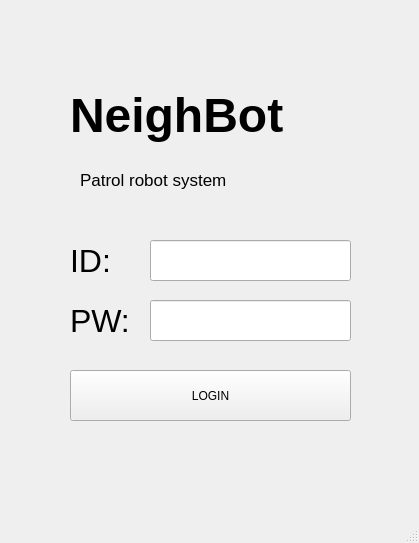
<?xml version="1.0" encoding="UTF-8"?>
<ui version="4.0">
 <class>MainWindow</class>
 <widget class="QMainWindow" name="MainWindow">
  <property name="geometry">
   <rect>
    <x>0</x>
    <y>0</y>
    <width>419</width>
    <height>543</height>
   </rect>
  </property>
  <property name="windowTitle">
   <string>MainWindow</string>
  </property>
  <widget class="QWidget" name="centralwidget">
   <widget class="QLabel" name="label">
    <property name="geometry">
     <rect>
      <x>70</x>
      <y>70</y>
      <width>281</width>
      <height>91</height>
     </rect>
    </property>
    <property name="font">
     <font>
      <pointsize>36</pointsize>
      <weight>75</weight>
      <bold>true</bold>
     </font>
    </property>
    <property name="text">
     <string>NeighBot</string>
    </property>
   </widget>
   <widget class="QLabel" name="label_2">
    <property name="geometry">
     <rect>
      <x>80</x>
      <y>170</y>
      <width>261</width>
      <height>19</height>
     </rect>
    </property>
    <property name="font">
     <font>
      <pointsize>13</pointsize>
     </font>
    </property>
    <property name="text">
     <string>Patrol robot system</string>
    </property>
   </widget>
   <widget class="QLineEdit" name="input_id">
    <property name="geometry">
     <rect>
      <x>150</x>
      <y>240</y>
      <width>201</width>
      <height>41</height>
     </rect>
    </property>
   </widget>
   <widget class="QLabel" name="label_3">
    <property name="geometry">
     <rect>
      <x>70</x>
      <y>240</y>
      <width>66</width>
      <height>41</height>
     </rect>
    </property>
    <property name="font">
     <font>
      <pointsize>24</pointsize>
     </font>
    </property>
    <property name="text">
     <string>ID: </string>
    </property>
   </widget>
   <widget class="QLabel" name="label_4">
    <property name="geometry">
     <rect>
      <x>70</x>
      <y>300</y>
      <width>66</width>
      <height>41</height>
     </rect>
    </property>
    <property name="font">
     <font>
      <pointsize>24</pointsize>
     </font>
    </property>
    <property name="text">
     <string>PW:</string>
    </property>
   </widget>
   <widget class="QLineEdit" name="input_pw">
    <property name="geometry">
     <rect>
      <x>150</x>
      <y>300</y>
      <width>201</width>
      <height>41</height>
     </rect>
    </property>
   </widget>
   <widget class="QPushButton" name="btn_login">
    <property name="geometry">
     <rect>
      <x>70</x>
      <y>370</y>
      <width>281</width>
      <height>51</height>
     </rect>
    </property>
    <property name="text">
     <string>LOGIN</string>
    </property>
   </widget>
  </widget>
  <widget class="QMenuBar" name="menubar">
   <property name="geometry">
    <rect>
     <x>0</x>
     <y>0</y>
     <width>419</width>
     <height>22</height>
    </rect>
   </property>
  </widget>
  <widget class="QStatusBar" name="statusbar"/>
 </widget>
 <resources/>
 <connections/>
</ui>
